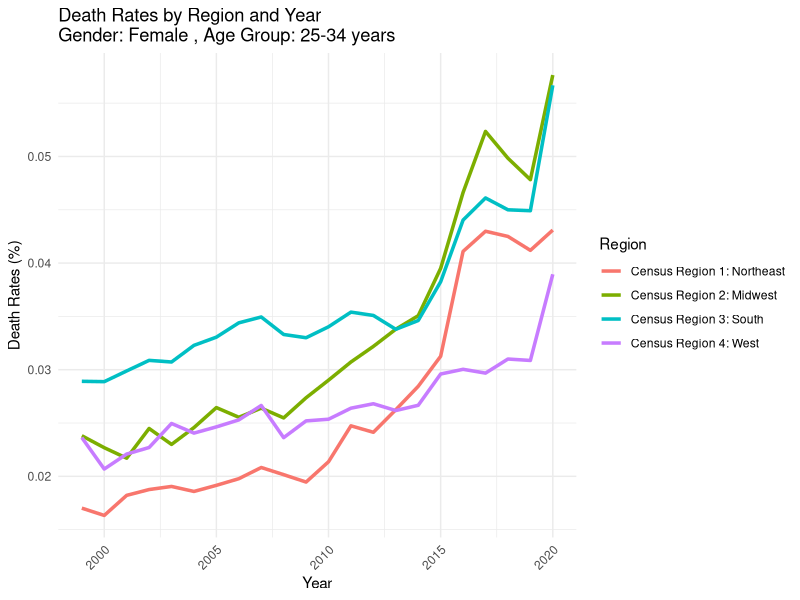
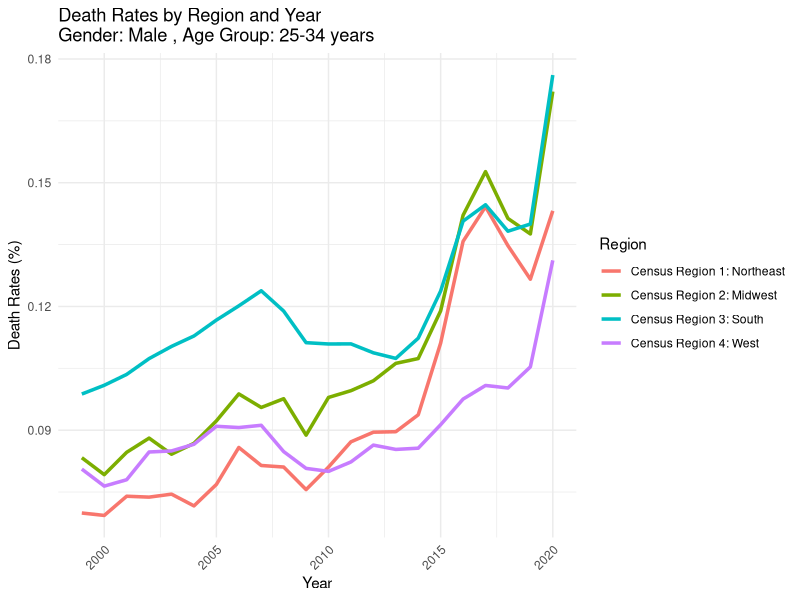
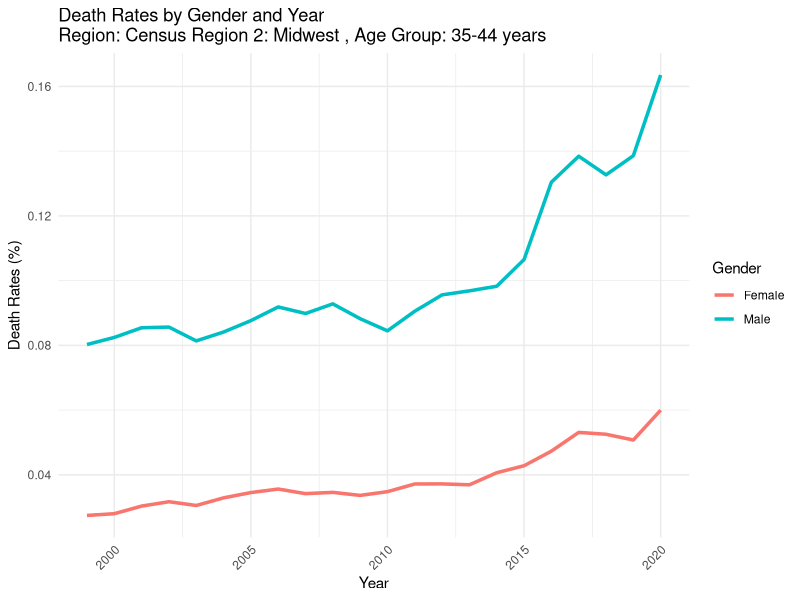
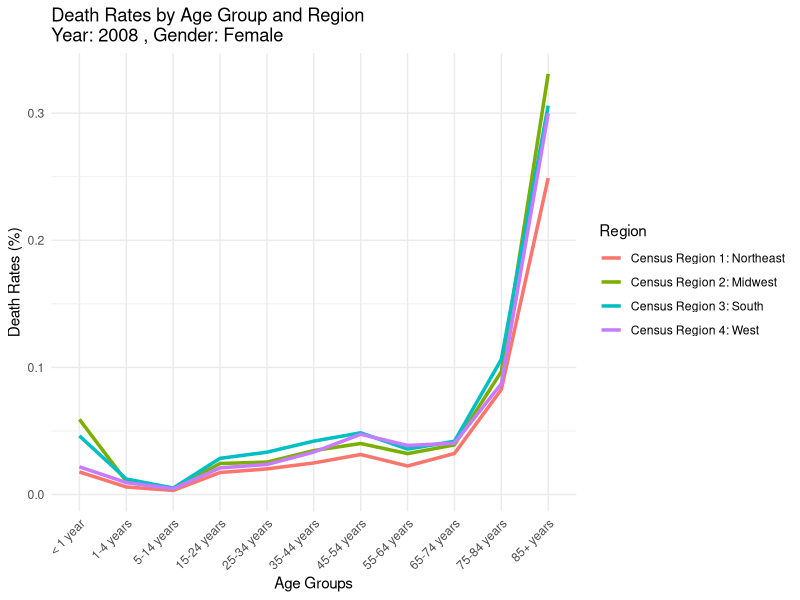
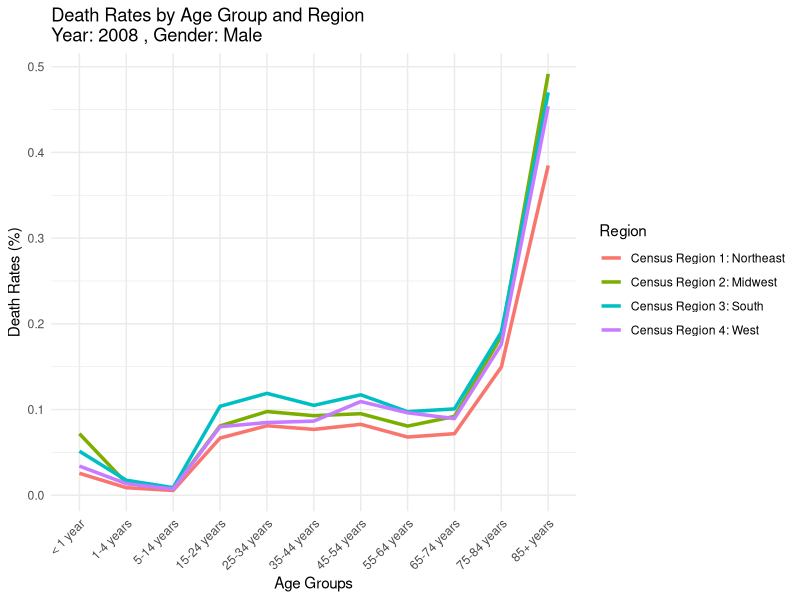

Source code (R) for these figures, in order:
library(reshape2)
library(ggplot2)

# Import the data
data <- read.delim("Mortality_Data_1.txt")
View(data)

# Let's figure out what kind of variables are contained in this dataset
names(data)

# Check what kind of levels are contained in the following key variables.
unique(data$Ten.Year.Age.Groups)
unique(data$Gender)
unique(data$Census.Region)
unique(data$Year)

# Store the desired levels for each variables
ages=unique(data$Ten.Year.Age.Groups)[1:11]
genders=unique(data$Gender)[1:2]
regions=unique(data$Census.Region)[1:4]
years=unique(data$Year)[1:22]


subdata=subset(data,Year==years[1] & Census.Region==regions[1])
deathrates=matrix(NA,length(ages),length(genders))
colnames(deathrates)=genders
row.names(deathrates)=ages
for (i in 1:length(genders)){
  subdatai=(subset(subdata,Gender==genders[i]))
  for (j in 1:length(ages)){
    subdataij=subset(subdatai,Ten.Year.Age.Groups==ages[j])
    deathrates[j,i]=subdataij$Deaths/as.numeric(subdataij$Population)*100
  }
}
deathrates


# Subset data for a specific gender and age group
subdata = subset(data, Gender == genders[1] & Ten.Year.Age.Groups == ages[5])

# Create matrix for storing death rates by year and region
deathrates = matrix(NA, length(years), length(regions))
colnames(deathrates) = regions
row.names(deathrates) = years

# Calculate death rates by year and region
for (i in 1:length(regions)) {
  subdatai = subset(subdata, Census.Region == regions[i])
  for (j in 1:length(years)) {
    subdataij = subset(subdatai, Year == years[j])
    deathrates[j, i] = subdataij$Deaths / as.numeric(subdataij$Population) * 100
  }
}

# Convert to long format for ggplot
deathrates_long = melt(deathrates, varnames = c("Year", "Region"), value.name = "DeathRate")

# Line Plot: Death Rates by Year and Region
ggplot(deathrates_long, aes(x = Year, y = DeathRate, color = Region, group = Region)) +
  geom_line(size = 1.2) +
  labs(title = paste("Death Rates by Region and Year\nGender:", genders[1], ", Age Group:", ages[5]),
       x = "Year", y = "Death Rates (%)") +
  theme_minimal() +
  theme(axis.text.x = element_text(angle = 45, hjust = 1))


# Subset data for a specific gender and age group
subdata = subset(data, Gender == genders[2] & Ten.Year.Age.Groups == ages[5])

# Create matrix for storing death rates by year and region
deathrates = matrix(NA, length(years), length(regions))
colnames(deathrates) = regions
row.names(deathrates) = years

# Calculate death rates by year and region
for (i in 1:length(regions)) {
  subdatai = subset(subdata, Census.Region == regions[i])
  for (j in 1:length(years)) {
    subdataij = subset(subdatai, Year == years[j])
    deathrates[j, i] = subdataij$Deaths / as.numeric(subdataij$Population) * 100
  }
}

# Convert to long format for ggplot
deathrates_long = melt(deathrates, varnames = c("Year", "Region"), value.name = "DeathRate")

# Line Plot: Death Rates by Year and Region
ggplot(deathrates_long, aes(x = Year, y = DeathRate, color = Region, group = Region)) +
  geom_line(size = 1.2) +
  labs(title = paste("Death Rates by Region and Year\nGender:", genders[2], ", Age Group:", ages[5]),
       x = "Year", y = "Death Rates (%)") +
  theme_minimal() +
  theme(axis.text.x = element_text(angle = 45, hjust = 1))

# Subset data for a specific region and age group
subdata = subset(data, Census.Region == regions[2] & Ten.Year.Age.Groups == ages[6])

# Create matrix for storing death rates by gender and year
deathrates = matrix(NA, length(years), length(genders))
colnames(deathrates) = genders
row.names(deathrates) = years

# Calculate death rates by gender and year
for (i in 1:length(genders)) {
  subdatai = subset(subdata, Gender == genders[i])
  for (j in 1:length(years)) {
    subdataij = subset(subdatai, Year == years[j])
    deathrates[j, i] = subdataij$Deaths / as.numeric(subdataij$Population) * 100
  }
}

# Convert to long format for ggplot
deathrates_long = melt(deathrates, varnames = c("Year", "Gender"), value.name = "DeathRate")

# Line Plot: Death Rates by Year and Gender
ggplot(deathrates_long, aes(x = Year, y = DeathRate, color = Gender, group = Gender)) +
  geom_line(size = 1.2) +
  labs(title = paste("Death Rates by Gender and Year\nRegion:", regions[2], ", Age Group:", ages[6]),
       x = "Year", y = "Death Rates (%)") +
  theme_minimal() +
  theme(axis.text.x = element_text(angle = 45, hjust = 1))


# Subset data for a specific year and gender
subdata = subset(data, Year == years[10] & Gender == genders[1])

# Create matrix for storing death rates by age group and region
deathrates = matrix(NA, length(ages), length(regions))
colnames(deathrates) = regions
row.names(deathrates) = ages

# Calculate death rates by age group and region
for (i in 1:length(regions)) {
  subdatai = subset(subdata, Census.Region == regions[i])
  for (j in 1:length(ages)) {
    subdataij = subset(subdatai, Ten.Year.Age.Groups == ages[j])
    deathrates[j, i] = subdataij$Deaths / as.numeric(subdataij$Population) * 100
  }
}

# Convert to long format for ggplot
deathrates_long = melt(deathrates, varnames = c("Age", "Region"), value.name = "DeathRate")

# Line Plot: Death Rates by Age Group and Region
ggplot(deathrates_long, aes(x = Age, y = DeathRate, color = Region, group = Region)) +
  geom_line(size = 1.2) +
  labs(title = paste("Death Rates by Age Group and Region\nYear:", years[10], ", Gender:", genders[1]),
       x = "Age Groups", y = "Death Rates (%)") +
  theme_minimal() +
  theme(axis.text.x = element_text(angle = 45, hjust = 1))


# Subset data for a specific year and gender
subdata = subset(data, Year == years[10] & Gender == genders[2])

# Create matrix for storing death rates by age group and region
deathrates = matrix(NA, length(ages), length(regions))
colnames(deathrates) = regions
row.names(deathrates) = ages

# Calculate death rates by age group and region
for (i in 1:length(regions)) {
  subdatai = subset(subdata, Census.Region == regions[i])
  for (j in 1:length(ages)) {
    subdataij = subset(subdatai, Ten.Year.Age.Groups == ages[j])
    deathrates[j, i] = subdataij$Deaths / as.numeric(subdataij$Population) * 100
  }
}

# Convert to long format for ggplot
deathrates_long = melt(deathrates, varnames = c("Age", "Region"), value.name = "DeathRate")

# Line Plot: Death Rates by Age Group and Region
ggplot(deathrates_long, aes(x = Age, y = DeathRate, color = Region, group = Region)) +
  geom_line(size = 1.2) +
  labs(title = paste("Death Rates by Age Group and Region\nYear:", years[10], ", Gender:", genders[2]),
       x = "Age Groups", y = "Death Rates (%)") +
  theme_minimal() +
  theme(axis.text.x = element_text(angle = 45, hjust = 1))
